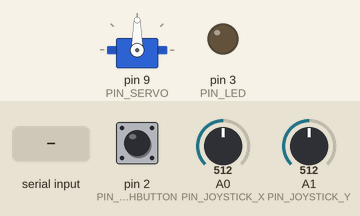
Bench run of a sketch on a simulated Arduino Uno, built with avr-gcc and run on an emulated ATmega328P. Shown: servo, output pins drawn as LEDs (lit = HIGH). The inputs (shaded band) are chosen by the test bench; at power-on: pin 2 (PIN_PUSHBUTTON) HIGH, A0 (PIN_JOYSTICK_X) = 512, A1 (PIN_JOYSTICK_Y) = 512. What the sketch prints to the serial monitor is not drawn.

Above: at 1.2 s.
1.3 s: "LED ON\n" received over Serial
At 1.8 s:
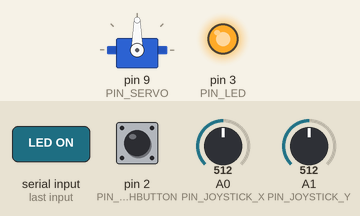
2.8 s: "SERVO ,45\n" received over Serial
At 3.8 s:
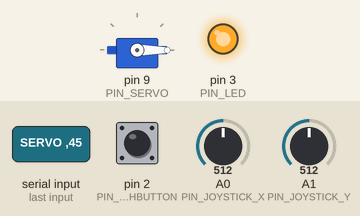
4.3 s: "LED OFF\n" received over Serial
At 5.2 s:
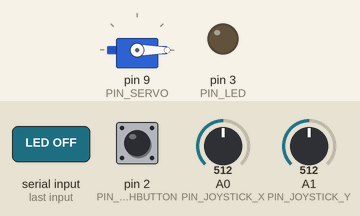
7.4 s: "SERVO 90\n" received over Serial
At 8.2 s:
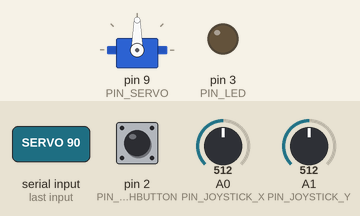
Timing chart, 0 to 9.9 s (numbered marks = the images above; inputs shaded):
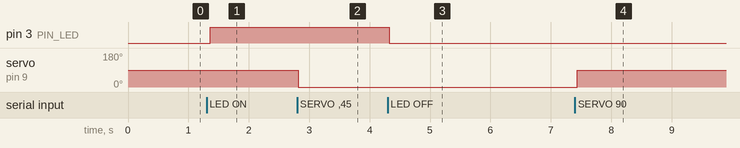

Measured:
- after the input at 1.3 s, pin 3 (PIN_LED): LOW → HIGH after 0.06 s
- after the input at 2.8 s, servo on pin 9 (PIN_SERVO): 90° → 0° at once
- after the input at 4.3 s, pin 3 (PIN_LED): HIGH → LOW at once
- after the input at 7.4 s, servo on pin 9 (PIN_SERVO): 0° → 90° at once

The sketch:

CommMATLAB.ino
```cpp
#include <Servo.h>

#define PIN_PUSHBUTTON 2
#define PIN_LED 3
#define PIN_JOYSTICK_X 0
#define PIN_JOYSTICK_Y 1
#define PIN_SERVO 9

Servo serv;
String inputString = "";
bool stringComplete = false;

int joystickX = 0;
int old_joystickX = 0;
int joystickY = 0;
int old_joystickY = 0;
#define JOYSTICK_THRESHOLD 10

void setup() {
  Serial.begin(9600);
  pinMode(PIN_PUSHBUTTON,INPUT_PULLUP);
  pinMode(PIN_LED,OUTPUT);
  serv.attach(PIN_SERVO);
  inputString.reserve(200);
}

void loop() {
  if ( !digitalRead(PIN_PUSHBUTTON) ) {
    Serial.println("B");
    delay(500);
  }

  // Joystick stuff
  joystickX = analogRead(PIN_JOYSTICK_X);
  if ( abs(joystickX - old_joystickX) > JOYSTICK_THRESHOLD) {
    Serial.println(String("X ") + joystickX);
    old_joystickX = joystickX;
  }

  joystickY = analogRead(PIN_JOYSTICK_Y);
  if ( abs(joystickY - old_joystickY) > JOYSTICK_THRESHOLD) {
    Serial.println(String("Y ") + joystickY);
    old_joystickY = joystickY;
  }


  if (stringComplete) {
    inputString.toUpperCase();
    inputString.trim(); // gets rid of Carriage return CR (ASCII 13)

    if (inputString.equals("LED ON")) {
      digitalWrite(PIN_LED,HIGH);
    }
    if (inputString.equals("LED OFF")) {
      digitalWrite(PIN_LED,LOW);
    }
    if (inputString.startsWith("SERVO ")) {
      int deg = inputString.substring(6).toInt();
      serv.write(deg);
    }

    inputString = "";
    stringComplete = false;
  }

  delay(50);

}

void serialEvent() {
  while (Serial.available()) {
    char inChar = (char) Serial.read();
    if (inChar == '\n') {   // line feed (ASCII 10)
      stringComplete = true;
    } else {
      inputString += inChar;
    }
  }
}
```
